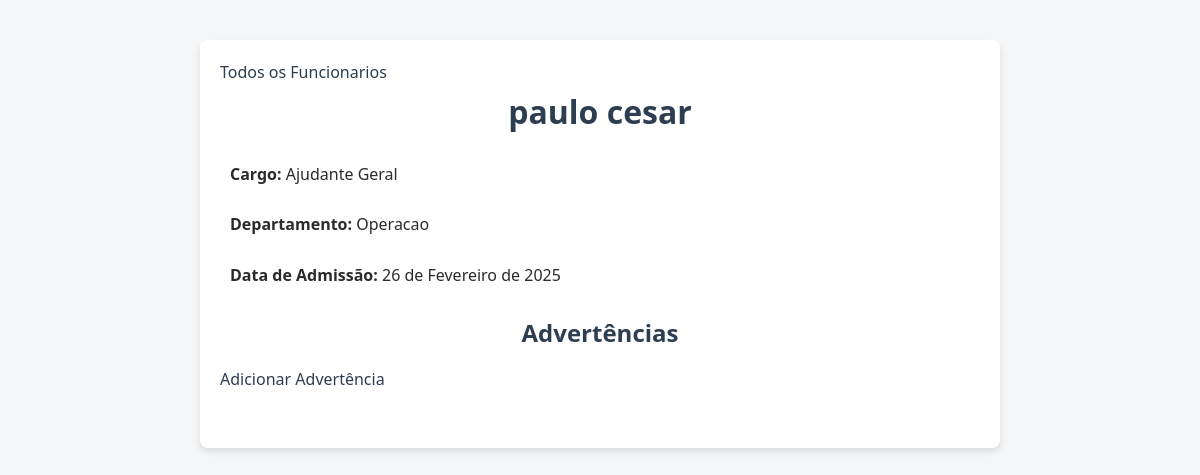
The page /employee/13/ (signed in) on the database its author committed.
### controle/models.py (models this page shows, shortened)
class Employee(models.Model):
    SHIFTS = [
        ('1', 'Turno 1'),
        ('2', 'Turno 2'),
        ('3', 'Turno 3'),
    ]
    matricula = models.CharField(max_length=20)
    name = models.CharField(max_length=100)
    position = models.CharField(max_length=100)
    department = models.CharField(max_length=100)
    admission_date = models.DateField()
    shift = models.CharField(max_length=1, choices=SHIFTS, default='1')  # Turno de trabalho

### controle/views.py (the view)
# urls.py: path('employee/<int:pk>/', views.employee_detail, name='employee_detail'),
@login_required
def employee_detail(request, pk):
    employee = get_object_or_404(Employee, pk=pk)
    return render(request, 'employee_detail.html', {'employee': employee})

### controle/templates/employee_detail.html (shortened to what this page needs)
<!DOCTYPE html>
<html>
<head>
    {% load static %}
    <link rel="stylesheet" href="{% static 'css/styles.css' %}">
</head>
<body>
    <div class="container">
        <a href="{% url 'employee_list' %}" class="button">Todos os Funcionarios</a>
        <h1 class="title_name">{{ employee.name }}</h1>
        <div class="employee-details">
            <p><strong>Cargo:</strong> {{ employee.position }}</p>
            <p><strong>Departamento:</strong> {{ employee.department }}</p>
            <p><strong>Data de Admissão:</strong> {{ employee.admission_date }}</p>
        </div>
        <h2 class="title_name" >Advertências</h2>
        <a href="{% url 'add_warning' employee.pk %}" class="button_add">Adicionar Advertência</a>
    </div>
</body>
</html>

### controle/static/css/styles.css (style rules this page uses)
* { margin: 0; padding: 0; box-sizing: border-box; }
body { font-family: 'Segoe UI', Tahoma, Geneva, Verdana, sans-serif; background-color: #f4f6f8; color: #2c2b2b; line-height: 1.6; padding: 20px; }
.container { max-width: 800px; margin: 0 auto; background: #fff; padding: 20px; border-radius: 8px; box-shadow: 0 4px 6px rgba(0, 0, 0, 0.1); margin-top: 20px; }
.container a { text-align: center; }
h2 { color: #2c3e50; margin-bottom: 15px; }
h1 { color: #2c3e50; text-align: center; margin-bottom: 25px; }
p { margin-bottom: 10px; }
a { color: #2c3e50; text-decoration: none; transition: color 0.3s ease; }
.employee-details p { margin: 25px 10px; align-items: center; }
.title_name { color: #2c3e50; text-align: center; }

### rows shown on the page
Employee: name "paulo cesar", position "Ajudante Geral", department "Operacao", admission_date "26 de Fevereiro de 2025"
